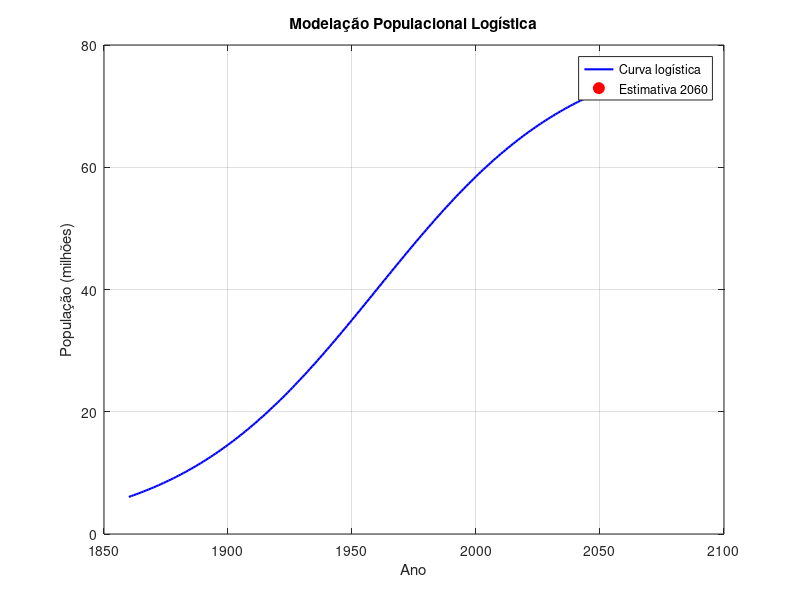

The MATLAB script that drew this image:
%% Modelação Populacional Logística
% Aplicação: Demografia / modelação populacional
% Objectivo: Ajustar e plotar a curva logística, estimar a população futura.

K  = 80e6;
r  = 0.025;
t0 = 1960;

t = 1860:2060;

P = K ./ (1 + exp(-r * (t - t0)));

t_2060 = 2060;
P_2060 = K / (1 + exp(-r * (t_2060 - t0)));
fprintf('População estimada em 2060: %.2f milhões\n', P_2060/1e6);

figure;
plot(t, P/1e6, 'b-', 'LineWidth', 1.5);
hold on;
plot(t_2060, P_2060/1e6, 'ro', 'MarkerSize', 8, 'MarkerFaceColor', 'r');
xlabel('Ano');
ylabel('População (milhões)');
title('Modelação Populacional Logística');
legend('Curva logística', 'Estimativa 2060');
grid on;   
